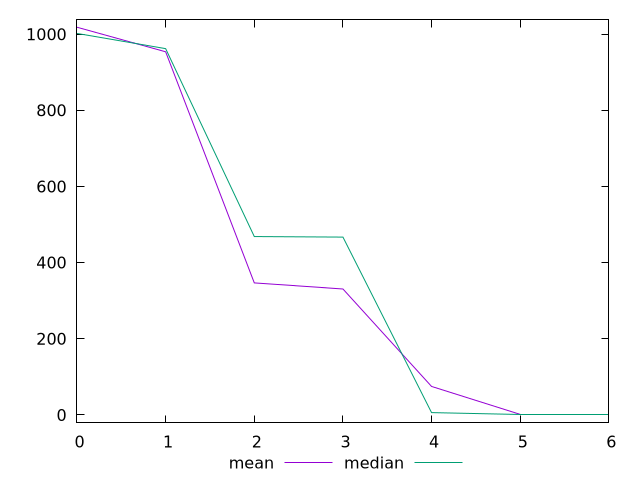

Generate this figure with gnuplot:
$_mean <<EOF
0 1018.25
1 953.79
2 346.67
3 330.74
4 74.69
5 0
6 0
EOF
$_median <<EOF
0 1002
1 962
2 468.5
3 467
4 6
5 0
6 0
EOF
set key outside below
set terminal pngcairo
set output "report_00006_2020-11-02T20-21-41.718Z/render-blocking-resources/progession_mean_median.png"
set yrange [-20.365000000000002:1038.615]
plot $_mean title "mean" with line ,$_median title "median" with line ,
